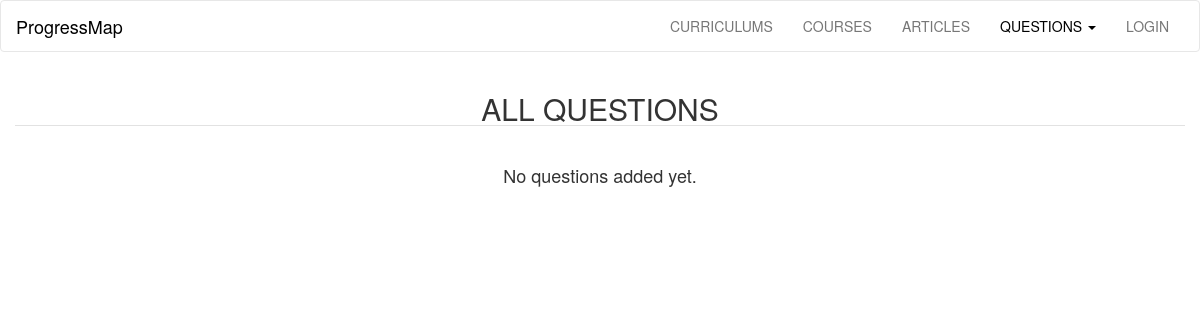
The page /questions/ on the database as committed earlier.
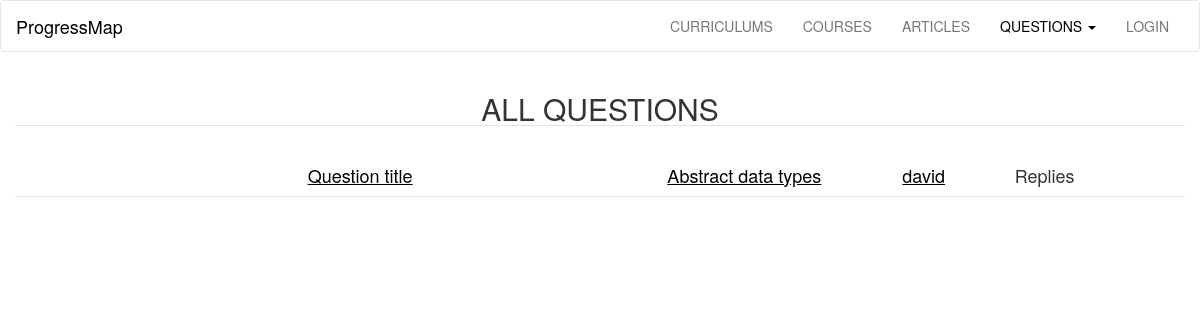
The same page on the database as committed later.
### progressMap/models.py (models this page shows, shortened)
class Questions(db.Model):
	id= db.Column(db.Integer, primary_key = True)
	title = db.Column(db.Text, nullable = False)
	message = db.Column(db.Text, nullable = False)
	user_id = db.Column(db.Integer, db.ForeignKey('user.id'), nullable=False)
	article_id = db.Column(db.Integer, db.ForeignKey('articles.id'), nullable=False)
	comments = db.relationship('Comments', backref = 'question', lazy = 'dynamic')

class Articles(db.Model):
	id  = db.Column(db.Integer, primary_key = True)
	title = db.Column(db.String(300), nullable=False)
	description = db.Column(db.Text, nullable=False)
	questions = db.relationship('Questions', backref='article', lazy='dynamic')
	user_id = db.Column(db.Integer, db.ForeignKey('user.id'), nullable=False)
	course_id = db.Column(db.Integer, db.ForeignKey('courses.id'), nullable=False)
	curriculum_id = db.Column(db.Integer, db.ForeignKey('curriculums.id'), nullable=False)

class User(db.Model, UserMixin):
	id = db.Column(db.Integer, primary_key = True)
	username = db.Column(db.String(40), unique = True)
	email = db.Column(db.String(120), unique = True)
	password_hash = db.Column(db.String)
	articles =  db.relationship('Articles', backref='user', lazy='dynamic')
	courses =  db.relationship('Courses', backref='user', lazy='dynamic')
	curriculums =  db.relationship('Curriculums', backref='user', lazy='dynamic')
	questions = db.relationship('Questions', backref='user', lazy='dynamic')
	comments = db.relationship('Comments', backref='user', lazy='dynamic')
	completed = db.relationship('Completed', backref='user', lazy='dynamic')
	allContent = db.relationship('AllContent', backref='user', lazy='dynamic')
	@property
	def password(self):
		raise AttributeError('password: write-only field')

### progressMap/questions/views.py (the view)
@questions.route('/', defaults={'page':'all'})
@questions.route('/<page>')
def show(page):
	if page == 'all':
		allQuestions = models.getFromDb(models.Questions, 6)
		return render_template('questions.html', allQuestions=allQuestions)
	elif page ==  models.getByTitle(models.Questions, page).message:
		question = models.getByTitle(models.Questions, page)
		return render_template('showQuestion.html', question=question)
	else:
		abort(404)

### progressMap/models.py (called while the page is built)
def getFromDb(className, num):
	return className.query.order_by(desc(className.title)).limit(num)

### progressMap/templates/questions.html (shortened to what this page needs)
{% extends 'base.html' %}
{% block questions_link %}
<li class="dropdown">
<a class="dropdown-toggle active" data-toggle="dropdown" href="#">QUESTIONS
<span class="caret"></span></a>
</li>
{% endblock %}
{% block content %}
<section class="container-fluid content">
	<h2 class="text-center b-down">ALL QUESTIONS</h2>
	<br />
	{% for question in allQuestions%}
	<section class="b-down message text-center underline">
		<h4 class="messageCol">
			<a href="{{ url_for('questions.show', page = question.title) }}">
				{{ question.title.capitalize() }}
			</a>
		</h4>
		<h4>
			<a href="{{ url_for('articles.show', page = question.article.title) }}">
				{{ question.article.title.capitalize() }}
			</a>
		</h4>
		<h4>
			<a href="{{ url_for('user.userPage', username = question.user.username) }}">
				{{ question.user.username }}
			</a>
		</h4>
		<h4> Replies</h4>
	</section>
	{% else %}
		<h4 class="text-center">No questions added yet.</h4>
	{% endfor %}
	</section>
{% endblock %}

Rows that differ between the two databases and show on the page:
added Questions: title "Question title", article "Abstract data types", user.username "david"
Other text that changed with them:
text no longer shown: "No questions added yet."
